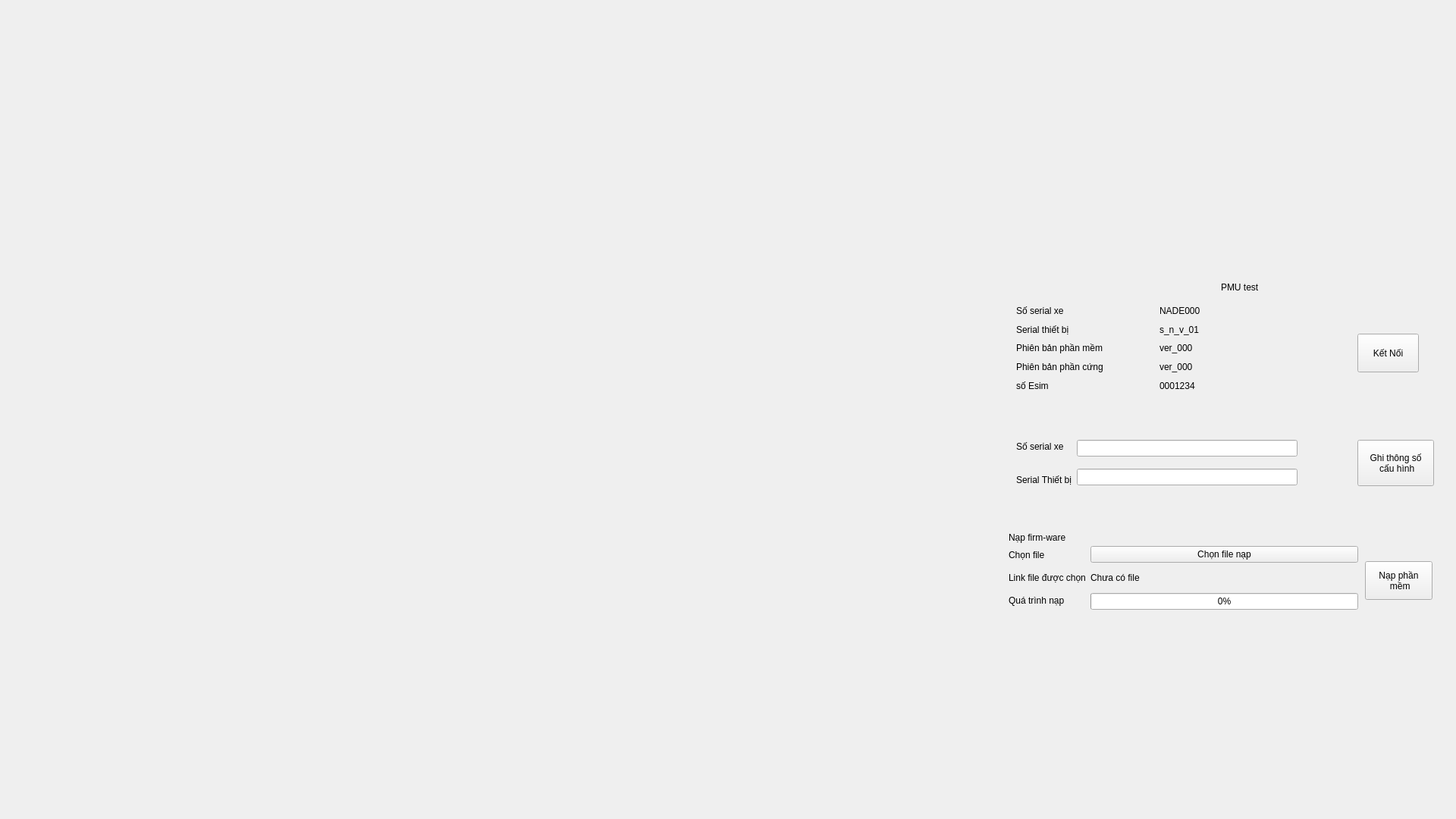
<?xml version="1.0" encoding="UTF-8"?>
<ui version="4.0">
 <class>pmu</class>
 <widget class="QDockWidget" name="pmu">
  <property name="geometry">
   <rect>
    <x>0</x>
    <y>0</y>
    <width>1920</width>
    <height>1080</height>
   </rect>
  </property>
  <property name="windowTitle">
   <string>DockWidget</string>
  </property>
  <widget class="QWidget" name="dockWidgetContents">
   <property name="layoutDirection">
    <enum>Qt::LeftToRight</enum>
   </property>
   <widget class="QLabel" name="header">
    <property name="geometry">
     <rect>
      <x>1610</x>
      <y>370</y>
      <width>67</width>
      <height>17</height>
     </rect>
    </property>
    <property name="text">
     <string>PMU test</string>
    </property>
   </widget>
   <widget class="QLabel" name="label">
    <property name="geometry">
     <rect>
      <x>1330</x>
      <y>700</y>
      <width>111</width>
      <height>17</height>
     </rect>
    </property>
    <property name="text">
     <string>Nạp firm-ware</string>
    </property>
   </widget>
   <widget class="QWidget" name="horizontalLayoutWidget">
    <property name="geometry">
     <rect>
      <x>1330</x>
      <y>720</y>
      <width>461</width>
      <height>84</height>
     </rect>
    </property>
    <layout class="QHBoxLayout" name="horizontalLayout">
     <item>
      <layout class="QVBoxLayout" name="verticalLayout_2">
       <item>
        <widget class="QLabel" name="label_2">
         <property name="text">
          <string>Chọn file</string>
         </property>
        </widget>
       </item>
       <item>
        <widget class="QLabel" name="label_3">
         <property name="text">
          <string>Link file được chọn</string>
         </property>
        </widget>
       </item>
       <item>
        <widget class="QLabel" name="label_5">
         <property name="text">
          <string>Quá trình nạp</string>
         </property>
        </widget>
       </item>
      </layout>
     </item>
     <item>
      <layout class="QVBoxLayout" name="verticalLayout">
       <item>
        <widget class="QPushButton" name="choose_file_btn">
         <property name="text">
          <string>Chọn file nạp</string>
         </property>
        </widget>
       </item>
       <item>
        <widget class="QLabel" name="link_director_file">
         <property name="layoutDirection">
          <enum>Qt::RightToLeft</enum>
         </property>
         <property name="styleSheet">
          <string notr="true">text-align: center;</string>
         </property>
         <property name="text">
          <string>Chưa có file</string>
         </property>
        </widget>
       </item>
       <item>
        <widget class="QProgressBar" name="write_process">
         <property name="sizePolicy">
          <sizepolicy hsizetype="Expanding" vsizetype="Fixed">
           <horstretch>0</horstretch>
           <verstretch>0</verstretch>
          </sizepolicy>
         </property>
         <property name="value">
          <number>0</number>
         </property>
        </widget>
       </item>
      </layout>
     </item>
    </layout>
   </widget>
   <widget class="QWidget" name="horizontalLayoutWidget_2">
    <property name="geometry">
     <rect>
      <x>1340</x>
      <y>400</y>
      <width>371</width>
      <height>118</height>
     </rect>
    </property>
    <layout class="QHBoxLayout" name="horizontalLayout_2">
     <item>
      <layout class="QVBoxLayout" name="verticalLayout_4">
       <item>
        <widget class="QLabel" name="label_8">
         <property name="text">
          <string>Số serial xe</string>
         </property>
        </widget>
       </item>
       <item>
        <widget class="QLabel" name="label_7">
         <property name="text">
          <string>Serial thiết bị</string>
         </property>
        </widget>
       </item>
       <item>
        <widget class="QLabel" name="label_9">
         <property name="text">
          <string>Phiên bản phần mềm</string>
         </property>
        </widget>
       </item>
       <item>
        <widget class="QLabel" name="label_10">
         <property name="text">
          <string>Phiên bản phần cứng</string>
         </property>
        </widget>
       </item>
       <item>
        <widget class="QLabel" name="label_11">
         <property name="text">
          <string>số Esim</string>
         </property>
        </widget>
       </item>
      </layout>
     </item>
     <item>
      <layout class="QVBoxLayout" name="verticalLayout_3">
       <item>
        <widget class="QLabel" name="serial_vehicle">
         <property name="text">
          <string>NADE000</string>
         </property>
        </widget>
       </item>
       <item>
        <widget class="QLabel" name="serial_module">
         <property name="text">
          <string>s_n_v_01</string>
         </property>
        </widget>
       </item>
       <item>
        <widget class="QLabel" name="firm_ware_ver">
         <property name="text">
          <string>ver_000</string>
         </property>
        </widget>
       </item>
       <item>
        <widget class="QLabel" name="hard_ware_ver">
         <property name="text">
          <string>ver_000</string>
         </property>
        </widget>
       </item>
       <item>
        <widget class="QLabel" name="esim_num">
         <property name="text">
          <string>0001234</string>
         </property>
        </widget>
       </item>
      </layout>
     </item>
    </layout>
   </widget>
   <widget class="QPushButton" name="read_btn">
    <property name="geometry">
     <rect>
      <x>1790</x>
      <y>440</y>
      <width>81</width>
      <height>51</height>
     </rect>
    </property>
    <property name="text">
     <string>Kết Nối</string>
    </property>
   </widget>
   <widget class="QPushButton" name="write_firm_ware">
    <property name="enabled">
     <bool>true</bool>
    </property>
    <property name="geometry">
     <rect>
      <x>1800</x>
      <y>740</y>
      <width>89</width>
      <height>51</height>
     </rect>
    </property>
    <property name="text">
     <string>Nạp phần
 mềm</string>
    </property>
   </widget>
   <widget class="QWidget" name="horizontalLayoutWidget_3">
    <property name="geometry">
     <rect>
      <x>1340</x>
      <y>570</y>
      <width>371</width>
      <height>81</height>
     </rect>
    </property>
    <layout class="QHBoxLayout" name="horizontalLayout_3">
     <item>
      <layout class="QVBoxLayout" name="verticalLayout_5">
       <item>
        <widget class="QLabel" name="label_17">
         <property name="text">
          <string>Số serial xe</string>
         </property>
        </widget>
       </item>
       <item>
        <widget class="QLabel" name="label_16">
         <property name="text">
          <string>Serial Thiết bị</string>
         </property>
        </widget>
       </item>
      </layout>
     </item>
     <item>
      <layout class="QVBoxLayout" name="verticalLayout_6">
       <item>
        <widget class="QLineEdit" name="input_serial_vehicle"/>
       </item>
       <item>
        <widget class="QLineEdit" name="input_serual_module"/>
       </item>
      </layout>
     </item>
    </layout>
   </widget>
   <widget class="QPushButton" name="write_btn">
    <property name="geometry">
     <rect>
      <x>1790</x>
      <y>580</y>
      <width>101</width>
      <height>61</height>
     </rect>
    </property>
    <property name="text">
     <string>Ghi thông số
 cấu hình</string>
    </property>
   </widget>
  </widget>
 </widget>
 <resources/>
 <connections/>
</ui>
